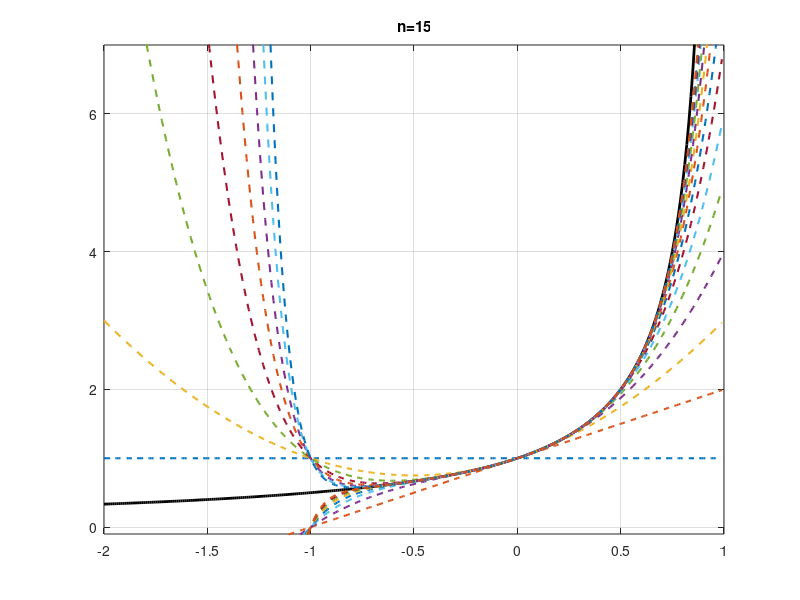

This figure's MATLAB source:
% Dette skriptet plottar funksjonen 1/(1-x) 
% saman med Taylor-polynoma for n=1 opp til 
% ein Nmax omkring x=1.
% Nmax er input, hardkoda i starten

% Maksimal grad av Taylor-polynom
Nmax=15;

% Vektor med x-verdiar - og grenser på aksane
x=-2:1e-2:.99;
V= [-2 1 -0.1 7];

% Plottar funksjonen
plot(x, 1./(1-x),'k-', 'linewidth', 2);
axis(V)
hold on
grid on
pause

% Taylor-polynom av grad 0;
P=x.^0;
% Plottar Taylor-polynoma
for k=1:(Nmax+1)
  plot(x, P,'--', 'linewidth',1.5)
  title(['n=',num2str(k-1)])
  pause
  % Oppdaterar polynomet med neste ledd
  P=P + x.^k;
end

hold off